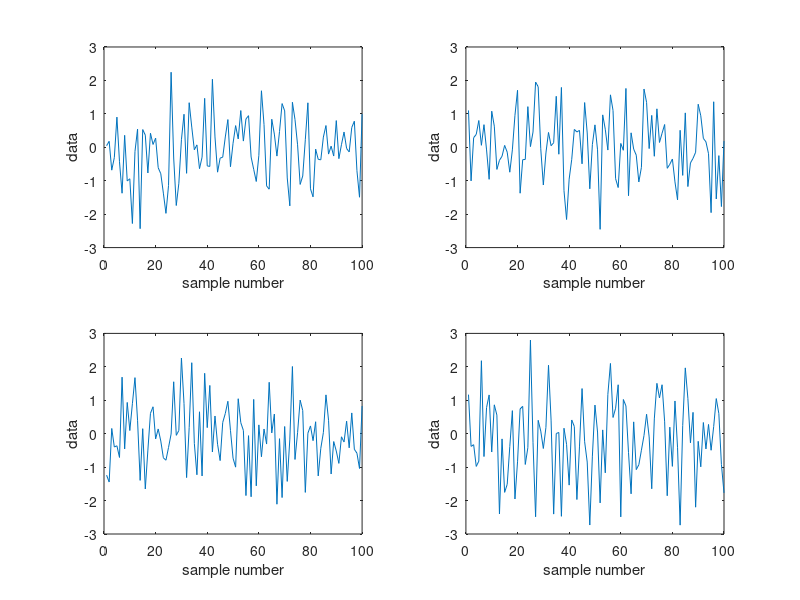

Recreate this plot in MATLAB.

% Basic use. Panel is just like subplot.
%
% (a) Create a grid of panels.
% (b) Plot into each sub-panel.



%% (a)

% create a NxN grid in gcf (this will create a figure, if
% none is open).
%
% you can pass the figure handle to the constructor if you
% need to attach the panel to a particular figure, as:
%
%   p = panel(h_figure)
%
% NB: you can use this code to compare using panel() with
% using subplot(). you should find they do much the same
% thing in this case, but with a slightly different layout.

N = 2;
use_panel = 0;
clf

% PREPARE
if use_panel
	p = panel();
	p.pack(N, N);
end



%% (b)

% plot into each panel in turn

for m = 1:N
	for n = 1:N
		
		% select one of the NxN grid of sub-panels
		if use_panel
	 		p(m, n).select();
		else
			subplot(N, N, m + (n-1) * N);
		end
		
		% plot some data
		plot(randn(100,1));
		
		% you can use all the usual calls
		xlabel('sample number');
		ylabel('data');
		
		% and so on - generally, you can treat the axis panel
		% like any other axis
		axis([0 100 -3 3]);
		
	end
end



